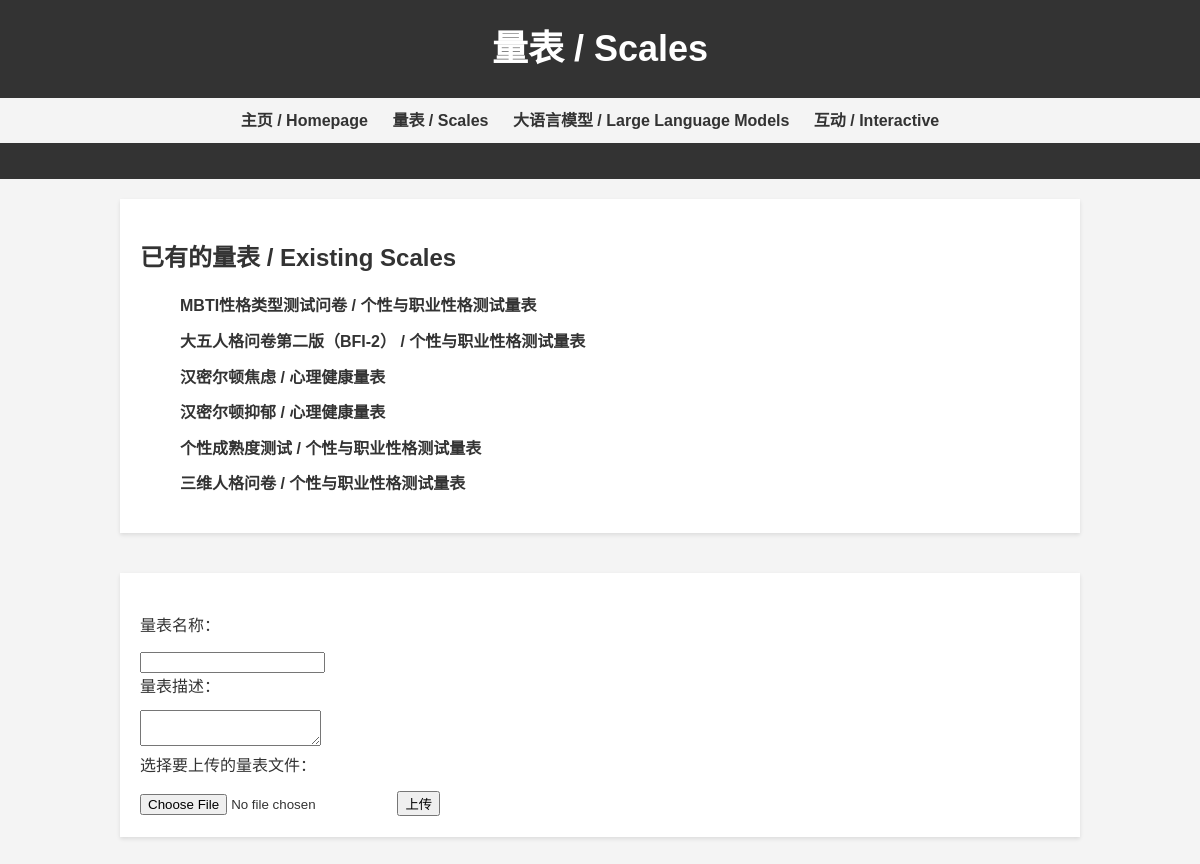
Screenshot of /Scales2 with the database file from the repository.
### tables this page shows
CREATE TABLE scales (
            id INTEGER PRIMARY KEY AUTOINCREMENT,
            name TEXT NOT NULL,
            description TEXT NOT NULL,
            file_path TEXT NOT NULL
        );

### main2.py (the view)
@app.route("/Scales2")
def Scales():
    uploaded_scales = get_uploaded_scales()  # 从数据库中获取已上传的量表
    print(uploaded_scales)
    return render_template("Scales3.html", uploaded_scales=uploaded_scales)

### database.py (called while the page is built)
def get_db_conn():
    conn = sqlite3.connect('database.db')
    return conn

### main2.py (called while the page is built)
def get_uploaded_scales():
    conn = get_db_conn()
    cursor = conn.cursor()
    cursor.execute("SELECT name, description, file_path FROM scales")
    uploaded_scales = cursor.fetchall()
    conn.close()
    return uploaded_scales

### templates/Scales3.html (shortened to what this page needs)
<!DOCTYPE html>
<html lang="zh-CN">
<head>
</head>
<body>
    <header>
        <h1>量表 / Scales</h1>
        <nav>
            <ul>
                <li><a href="/">主页 / Homepage</a></li>
                <li><a href="Scales2">量表 / Scales</a></li>
                <li><a href="LLM">大语言模型 / Large Language Models</a></li>
                <li><a href="Interactive">互动 / Interactive</a></li>
            </ul>
        </nav>
    </header>
    <main>
        <section id="existing-scales">
            <h2>已有的量表 / Existing Scales</h2>
            <ul>
                {% for scale in uploaded_scales %}
                <li><a href="{{ scale[2] }}" download>{{ scale[0] }} / {{ scale[1] }}</a></li>
                {% endfor %}
            </ul>
        </section>
        <section id="upload-scale">
            <form class="upload-form" action="/upload_scale" method="post" enctype="multipart/form-data">
                <label for="scale-name">量表名称：</label>
                <input type="text" id="scale-name" name="scale-name" required>
                <label for="scale-description">量表描述：</label>
                <textarea id="scale-description" name="scale-description" required></textarea>
                <label for="scale-file">选择要上传的量表文件：</label>
                <input type="file" id="scale-file" name="scale-file" accept=".pdf,.doc,.docx" required>
                <input type="submit" value="上传">
            </form>
        </section>
    </main>
</body>
</html>

### templates/Scales3.html (style rules this page uses)
body { font-family: Arial, sans-serif; line-height: 1.6; background-color: #f4f4f4; color: #333; margin: 0; padding: 0; }
header { background-color: #333; color: #fff; padding: 20px 0; text-align: center; }
header h1 { margin: 0; font-size: 36px; }
main { width: 80%; margin: 20px auto; }
nav ul { list-style-type: none; margin-top: 20px; padding: 10px 0; background-color: #f4f4f4; }
nav ul li { display: inline; margin-right: 20px; }
nav ul li a { color: #333; text-decoration: none; font-weight: bold; transition: color 0.3s ease; }
section { margin-bottom: 40px; padding: 20px; background-color: #fff; box-shadow: 0 2px 4px rgba(0,0,0,0.1); }
h2 { font-size: 24px; margin-bottom: 10px; }
ul { list-style-type: none; }
li { margin-bottom: 10px; }
a { color: #333; text-decoration: none; font-weight: bold; transition: color 0.3s ease; }
.upload-form { margin-top: 20px; }
.upload-form label { display: block; margin-bottom: 10px; }
.upload-form input[type="file"] { margin-top: 5px; }

### rows the page displays
scales: name "MBTI性格类型测试问卷", description "个性与职业性格测试量表"
scales: name "大五人格问卷第二版（BFI-2）", description "个性与职业性格测试量表"
scales: name "汉密尔顿焦虑", description "心理健康量表"
scales: name "汉密尔顿抑郁", description "心理健康量表"
scales: name "个性成熟度测试", description "个性与职业性格测试量表"
scales: name "三维人格问卷", description "个性与职业性格测试量表"
